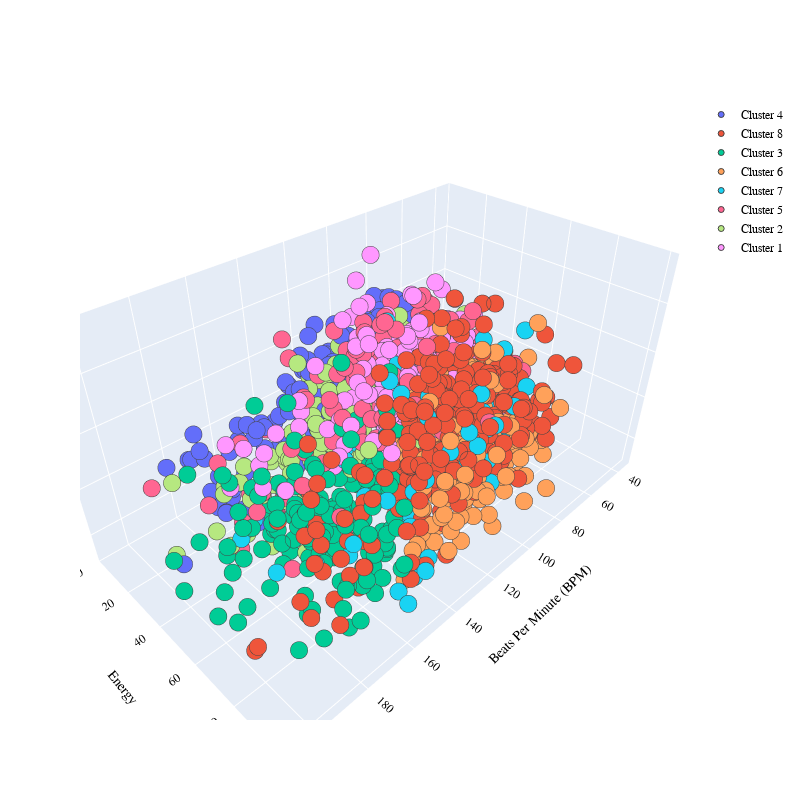

Source (notebook cell):
### Code cell
import plotly.graph_objects as go
PLOT = go.Figure()
for i in list(data["Music Segments"].unique()):
    

    PLOT.add_trace(go.Scatter3d(x = data[data["Music Segments"]== i]['Beats Per Minute (BPM)'],
                                y = data[data["Music Segments"] == i]['Energy'],
                                z = data[data["Music Segments"] == i]['Danceability'],                        
                                mode = 'markers',marker_size = 6, marker_line_width = 1,
                                name = str(i)))
PLOT.update_traces(hovertemplate='Beats Per Minute (BPM): %{x} <br>Energy: %{y} <br>Danceability: %{z}')

    
PLOT.update_layout(width = 800, height = 800, autosize = True, showlegend = True,
                   scene = dict(xaxis=dict(title = 'Beats Per Minute (BPM)', titlefont_color = 'black'),
                                yaxis=dict(title = 'Energy', titlefont_color = 'black'),
                                zaxis=dict(title = 'Danceability', titlefont_color = 'black')),
                   font = dict(family = "Gilroy", color  = 'black', size = 12))

### Figure 1 — Plotly figure (JSON) as saved in the notebook; plotly's stock layout.template omitted (floating-point values rounded to 4 significant figures; data arrays with more than 128 entries replaced by an {"elided": "..."} marker saying what was removed)
{"data": [{"hovertemplate": "Beats Per Minute (BPM): %{x} <br>Energy: %{y} <br>Danceability: %{z}", "marker": {"line": {"width": 1}, "size": 6}, "mode": "markers", "name": "Cluster 4", "type": "scatter3d", "x": {"elided": "233 int values"}, "y": {"elided": "233 int values"}, "z": {"elided": "233 int values"}}, {"hovertemplate": "Beats Per Minute (BPM): %{x} <br>Energy: %{y} <br>Danceability: %{z}", "marker": {"line": {"width": 1}, "size": 6}, "mode": "markers", "name": "Cluster 8", "type": "scatter3d", "x": {"elided": "313 int values"}, "y": {"elided": "313 int values"}, "z": {"elided": "313 int values"}}, {"hovertemplate": "Beats Per Minute (BPM): %{x} <br>Energy: %{y} <br>Danceability: %{z}", "marker": {"line": {"width": 1}, "size": 6}, "mode": "markers", "name": "Cluster 3", "type": "scatter3d", "x": {"elided": "160 int values"}, "y": {"elided": "160 int values"}, "z": {"elided": "160 int values"}}, {"hovertemplate": "Beats Per Minute (BPM): %{x} <br>Energy: %{y} <br>Danceability: %{z}", "marker": {"line": {"width": 1}, "size": 6}, "mode": "markers", "name": "nan", "type": "scatter3d", "x": [], "y": [], "z": []}, {"hovertemplate": "Beats Per Minute (BPM): %{x} <br>Energy: %{y} <br>Danceability: %{z}", "marker": {"line": {"width": 1}, "size": 6}, "mode": "markers", "name": "Cluster 6", "type": "scatter3d", "x": {"elided": "305 int values"}, "y": {"elided": "305 int values"}, "z": {"elided": "305 int values"}}, {"hovertemplate": "Beats Per Minute (BPM): %{x} <br>Energy: %{y} <br>Danceability: %{z}", "marker": {"line": {"width": 1}, "size": 6}, "mode": "markers", "name": "Cluster 7", "type": "scatter3d", "x": [102, 117, 115, 92, 92, 104, 157, 160, 162, 107, 85, 136, 128, 136, 130, 159, 112, 80, 104, 150, 110, 96, 81, 105, 114, 130, 139, 90, 112, 174, 131, 94, 136, 100, 184, 84, 148, 114, 135, 111, 92, 125, 95, 189, 147, 118, 147, 130, 121, 123, 141, 100, 134, 134, 112, 78, 89, 101, 135, 125, 111, 117, 156, 92, 91, 95, 106, 133, 117, 105, 119, 117, 127, 129, 147, 117, 113, 106, 111, 144, 120, 140, 99, 102, 92, 134, 103, 94, 176, 109, 115, 135, 110, 106, 133, 134, 122, 127, 149, 163, 96, 85, 122, 127, 175], "y": [88, 93, 46, 76, 69, 92, 93, 74, 62, 79, 76, 85, 77, 93, 32, 99, 59, 77, 86, 93, 86, 63, 56, 86, 89, 49, 71, 66, 77, 92, 83, 75, 78, 47, 51, 40, 60, 93, 72, 64, 88, 88, 79, 76, 68, 89, 89, 50, 76, 59, 63, 45, 51, 75, 81, 68, 64, 88, 89, 68, 74, 93, 87, 61, 82, 85, 68, 64, 92, 78, 75, 79, 96, 94, 95, 71, 45, 84, 85, 91, 32, 90, 64, 72, 65, 82, 75, 52, 47, 59, 39, 72, 86, 85, 80, 51, 98, 90, 90, 46, 67, 56, 72, 87, 76], "z": [54, 38, 83, 52, 76, 66, 23, 27, 32, 69, 37, 58, 74, 66, 53, 24, 30, 78, 54, 24, 50, 66, 37, 64, 59, 41, 82, 54, 65, 55, 43, 65, 45, 32, 35, 70, 51, 41, 76, 62, 66, 56, 36, 43, 40, 76, 55, 55, 61, 76, 41, 49, 45, 29, 60, 66, 57, 54, 50, 46, 60, 52, 56, 63, 67, 60, 63, 55, 64, 55, 50, 61, 65, 70, 26, 66, 37, 46, 64, 59, 43, 23, 44, 59, 48, 72, 35, 56, 35, 57, 62, 27, 33, 54, 52, 41, 71, 56, 43, 36, 45, 40, 62, 41, 36]}, {"hovertemplate": "Beats Per Minute (BPM): %{x} <br>Energy: %{y} <br>Danceability: %{z}", "marker": {"line": {"width": 1}, "size": 6}, "mode": "markers", "name": "Cluster 5", "type": "scatter3d", "x": {"elided": "225 int values"}, "y": {"elided": "225 int values"}, "z": {"elided": "225 int values"}}, {"hovertemplate": "Beats Per Minute (BPM): %{x} <br>Energy: %{y} <br>Danceability: %{z}", "marker": {"line": {"width": 1}, "size": 6}, "mode": "markers", "name": "Cluster 2", "type": "scatter3d", "x": {"elided": "211 int values"}, "y": {"elided": "211 int values"}, "z": {"elided": "211 int values"}}, {"hovertemplate": "Beats Per Minute (BPM): %{x} <br>Energy: %{y} <br>Danceability: %{z}", "marker": {"line": {"width": 1}, "size": 6}, "mode": "markers", "name": "Cluster 1", "type": "scatter3d", "x": {"elided": "205 int values"}, "y": {"elided": "205 int values"}, "z": {"elided": "205 int values"}}], "layout": {"autosize": true, "font": {"color": "black", "family": "Gilroy", "size": 12}, "height": 800, "scene": {"xaxis": {"title": {"font": {"color": "black"}, "text": "Beats Per Minute (BPM)"}}, "yaxis": {"title": {"font": {"color": "black"}, "text": "Energy"}}, "zaxis": {"title": {"font": {"color": "black"}, "text": "Danceability"}}}, "showlegend": true, "width": 800}}
